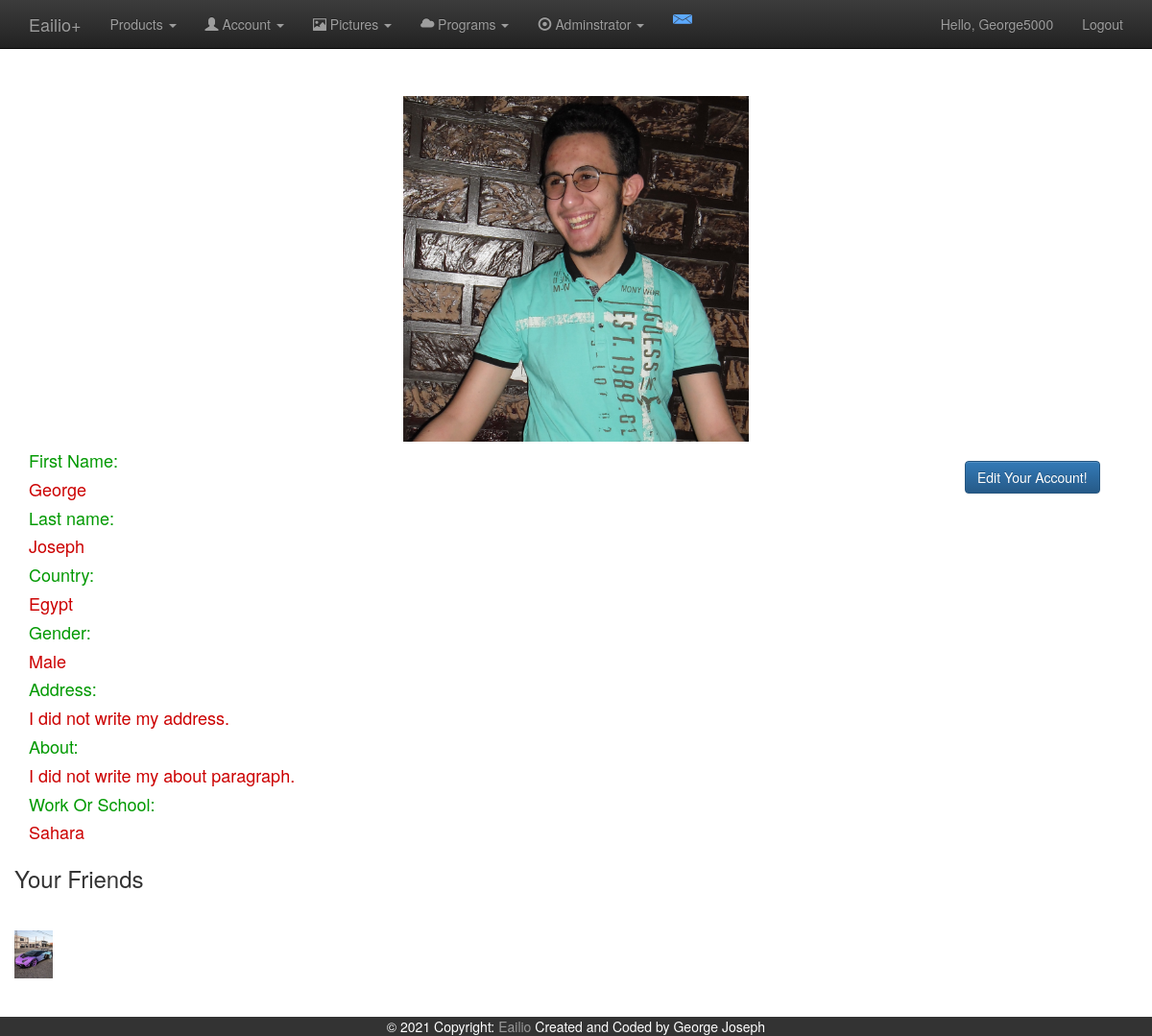
The app's page /profile.php?u=George5000 (signed in) with its own data.
### tables this page shows
CREATE TABLE `users` (
  `id` int(255) NOT NULL,
  `firstname` text NOT NULL,
  `lastname` text NOT NULL,
  `username` text NOT NULL,
  `email` text NOT NULL,
  `password` text NOT NULL,
  `date` date NOT NULL,
  `activated` int(1) NOT NULL DEFAULT '0',
  `country` text,
  `gender` text,
  `address` text,
  `About` text,
  `avatar` text NOT NULL,
  `friends_array` text,
  `user_pos` varchar(25) NOT NULL DEFAULT 'nor',
  `avalabile` varchar(24) NOT NULL,
  `place` varchar(50) NOT NULL
);

### profile.php (the view, shortened to what this page needs)
<?php include("./inc/header.inc.php");
    if(isset($_SESSION['user_login'])){
		if(isset($_GET['u'])){
			$username = mysql_real_escape_string($_GET['u']);
			if(ctype_alnum($username)){
				$check = mysql_query("SELECT * FROM users WHERE username='$username'");
				$row_pic = mysql_fetch_assoc(mysql_query("SELECT * FROM users WHERE username='$un' "));
				$add_friend_check = mysql_query("SELECT * FROM users WHERE username='$un'");
				$get_row = mysql_fetch_assoc($add_friend_check);
				$get_friends = $get_row['friends_array'];
				$get_explode = explode(",", $get_friends);
				$get_count = count($get_explode);
			}
		}else{echo'<script> window.location="index.php"; </script> ';exit();}
	}else{
	    echo '<p class="error">You should Log in<p/>';
		include 'inc/footer.inc.php';
	    exit();
	}
?>
<?php
	$get = mysql_fetch_assoc($check);
	$firstname = $get['firstname'];
	$lastname = $get['lastname'];
	$country = $get['country'];
	$gender = $get['gender'];
	$address = $get['address'];
	$about = $get['About'];
	$place = $get['place'];
?>
<div class="row">
	<div class="col-md-4">
	</div>
	<div class="col-md-4">
		<img style="text-align:center;" src="<?php echo $row_pic['avatar']; ?>" class="img img-responsive" height="370" width="370" alt="<?php echo "$firstname"; ?> 's Profile" title="<?php echo "$firstname"; ?> 's Profile"/><br/>
	</div>
	<div class="col-md-4">
	</div>
</div>
<div class="row">
	<div class="col-sm-10">
			<h4 style="color:#090">First Name: </h4><h4 style="color:#C00"><?php echo $firstname; ?></h4>
			<h4 style="color:#090">Last name: </h4><h4 style="color:#C00"><?php echo $lastname; ?></h4>
			<h4 style="color:#090">Country: </h4><h4 style="color:#C00"><?php echo $country; ?></h4>
			<h4 style="color:#090">Gender: </h4><h4 style="color:#C00"><?php echo $gender; ?></h4>
			<h4 style="color:#090">Address: </h4><h4 style="color:#C00"><?php echo $address; ?></h4>
			<h4 style="color:#090">About: </h4></h4><h4 style="color:#C00"><?php echo $about; ?></h4>
			<h4 style="color:#090">Work Or School: </h4></h4><h4 style="color:#C00"><?php echo $place; ?></h4>
	</div><br/>
	<div class="col-sm-2">
		<a href="account_settings.php" class="btn btn-primary">Edit Your Account!</a><br/>
	</div>
</div>
<div class="row" style="margin-top:10px;">
<h3>Your Friends</h3><br>
<?php
	if($get_count == 0){
		echo "<span class='error'>$un hasn't friends!</span>";
	}else{
		foreach (array_slice($get_explode,1) as $key => $value) {
			$row_pic_2 = mysql_fetch_assoc(mysql_query("SELECT * FROM users WHERE username='$value'"));
			$avatar = $row_pic_2['avatar'];
			echo "<a class='img_fri' href='otherprofile.php?u=$value'><img src='$avatar' height='50' title='$value' alt='$value' width='40'/></a>&nbsp;&nbsp;";
		}
	}
?>
</div>
<?php include("./inc/footer.inc.php"); ?>

### inc/header.inc.php (shortened to what this page needs)
<?php
if (isset ( $_SESSION ['user_login'] )) {
	$un = $_SESSION ['user_login'];
} else {
	$un = "";
}
?>
<!DOCTYPE html>
<html>
<head>
<link rel="stylesheet" type="text/css" href="css/style.css" />
<link rel="stylesheet" type="text/css" href="css/bootstrap.css" />
<link rel="stylesheet" type="text/css" href="css/bootstrap-theme.css" />
</head>
<body>
<?php
if (isset ( $_SESSION ['user_login'] )) {
	$ex_query = mysql_query ( "SELECT COUNT(*) AS total FROM messages WHERE user_to='$un' AND opened='no'" );
	$row_ex = mysql_fetch_assoc ( $ex_query );
	echo '<div class="navbar navbar-inverse navbar-fixed-top">
            <div class="container">
                <div class="navbar-header" role="navigation">
                    <a class="navbar-brand" href="index.php">Eailio+</a>
                </div>
                <div class="navbar-collapse collapse">
					<ul class="nav navbar-nav">
					<li class="dropdown">
						<a href="#" class="dropdown-toggle" data-toggle="dropdown">Products <b class="caret"></b></a>
            </li>
                        <li class="dropdown">
                            <a href="#" class="dropdown-toggle" data-toggle="dropdown"><span class="glyphicon glyphicon-user"></span> Account <b class="caret"></b></a>
                                <li><a href="profile.php?u=' . $un . '">' . $un . '\'s Profile</a></li>
                                <li><a href="inbox.php">Inbox (' . $row_ex ['total'] . ')</a></li>
                        </li>
                        <li class="dropdown">
                            <a href="#" class="dropdown-toggle" data-toggle="dropdown"><span class="glyphicon glyphicon-picture"></span> Pictures <b class="caret"></b></a>
                        </li>
                    <li class="dropdown">
                            <a href="#" class="dropdown-toggle" data-toggle="dropdown"><span class="glyphicon glyphicon-cloud"></span> Programs <b class="caret"></b></a>
						</li>
                        ';
	$seePos = mysql_fetch_assoc ( mysql_query ( "SELECT user_pos FROM users WHERE username = '$un'" ) );
	if ($seePos ['user_pos'] == "admin") {
		echo '<li class="dropdown">
			                              	<a href="#" class="dropdown-toggle" data-toggle="dropdown"><span class="glyphicon glyphicon-record"></span> Adminstrator <b class="caret"></b></a>
			                               	<ul class="dropdown-menu">
			                              		<li><a href="users.php">Users</a></li>
			                                	<li><a href="ad_posts.php">Posts</a></li>
			                                	<li><a href="messages.php">Messages</a></li>
			                                	<li><a href="albums.php">Albums</a></li>
			                                	<li><a href="photos.php">Photoes</a></li>
			                                </ul>
			                               </li>';
	}
	$query = mysql_query ( "SELECT * FROM friends_requests WHERE user_to='$un'" );
	if (mysql_num_rows ( $query ) == 0) {
		echo '<li><a href="friends_requests.php"><img src="./images/friends.png"></a></li>';
	} else {
		echo '<li><a href="friends_requests.php"><img src="./images/alert_friends.gif"></a></li>';
	}
	echo '</ul>
                    <ul class="nav navbar-nav navbar-right">
                        <li><a href="profile.php?u=' . $un . '">Hello, ' . $un . '</a></li>
                        <li><a href="logout.php">Logout</a></li>
                    </ul>
                </div>
            </div>
        </div>';
}
?>
	<div class="container body-content">
		<br /> <br /> <br /> <br /> <br />

### inc/footer.inc.php (shortened to what this page needs)
</div>
<br><br><br>
<footer>
<div>© 2021 Copyright:
    <a href="index.php"> Eailio</a>
    Created and Coded by George Joseph
</div>
</footer>
</body>
</html>

### css/style.css (style rules this page uses)
* { margin: 0px; padding: 0px; }
footer { opacity: 0.8; text-align: center; background: #000; width: 100%; color: #fff; position: fixed; bottom: 0; padding: 0px; }
footer a { color: rgba(255, 255, 255, 0.5); }

### records on screen
users: avatar+firstname (picture), firstname "George", lastname "Joseph", country "Egypt", gender "Male", address "I did not write my address.", About "I did not write my about paragraph.", place "Sahara", users.avatar (picture)

### other values on screen
$un "George5000"
